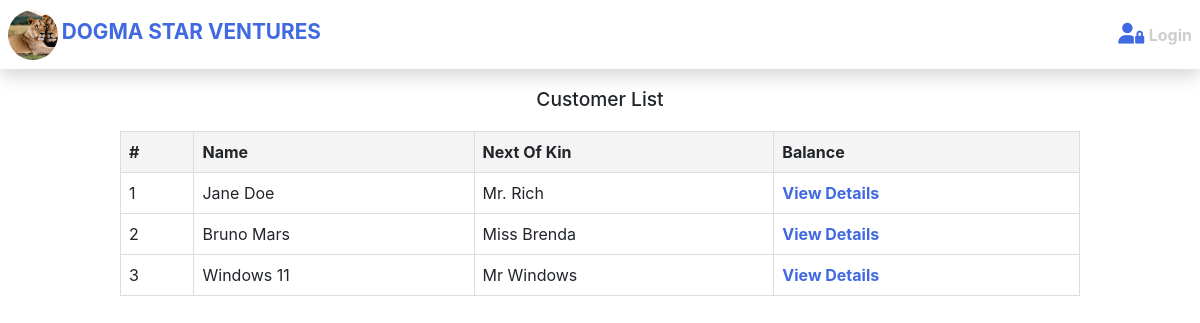
The app's page /accounts/admin-customers/, older data.
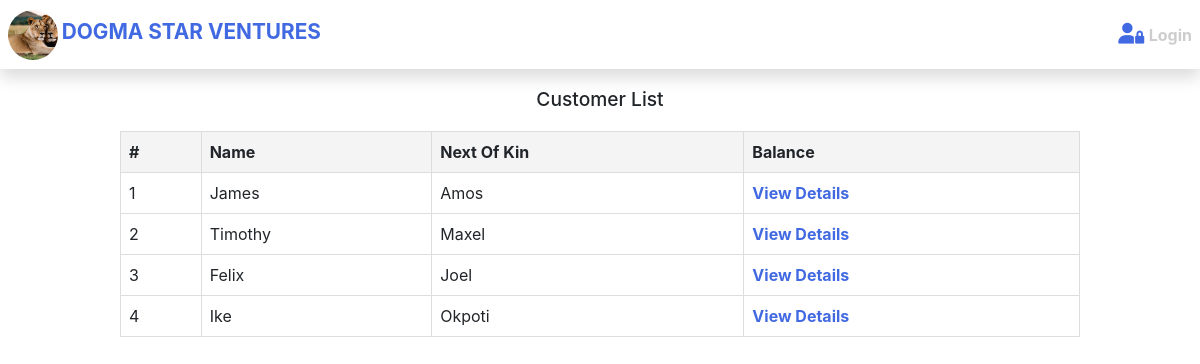
The same page, newer data.
### savings/models.py (models this page shows, shortened)
class Customer(models.Model):
    name = models.CharField(max_length=150, default='name')
    next_of_kin = models.CharField(max_length=100, default='next_of_kin')
    balance = models.DecimalField(max_digits=10, decimal_places=2, default=0.0)
    customer_image = models.ImageField(
        upload_to='media_file', default='default.jpg')
    joined = models.DateTimeField(auto_now_add=True)
    account_number = models.CharField(
        max_length=20, unique=True, blank=True, null=True)  # Field for account number

### auth/views.py (the view)
# urls.py: path('admin-customers/', CustomerAdminListView.as_view(),
class CustomerAdminListView(ListView):
    model = Customer
    template_name = 'auth/customer_list.html'
    context_object_name = 'customers'

### templates/auth/customer_list.html
{% extends 'base.html' %}
{% block content %}
<section class="record__collection wrapper">
    <div>
        <h1>Customer List</h1>
    </div>
    <article>
        <table class="customer__table">
            <thead>
                <tr>
                    <th>#</th>
                    <th>Name</th>
                    <th>Next Of Kin</th>
                    <th>Balance</th>
                </tr>
            </thead>
            <tbody>
                {% for customer in customers %}
                <tr>
                    <td>{{ forloop.counter }}</td>
                    <td>{{ customer.name }}</td>
                    <td>{{ customer.next_of_kin }}</td>
                    <td>
                        <a class="details__link" href="{% url 'customer_detail' customer.id %}">
                            View Details
                        </a>
                    </td>
                </tr>
                {% endfor %}
            </tbody>
        </table>
    </article>
</section>
{% endblock content %}

Row changes from the older to the newer data that the page shows:
removed Customer: name "Jane Doe", next_of_kin "Mr. Rich"
removed Customer: name "Bruno Mars", next_of_kin "Miss Brenda"
removed Customer: name "Windows 11", next_of_kin "Mr Windows"
added Customer: name "James", next_of_kin "Amos"
added Customer: name "Timothy", next_of_kin "Maxel"
added Customer: name "Felix", next_of_kin "Joel"
added Customer: name "Ike", next_of_kin "Okpoti"
